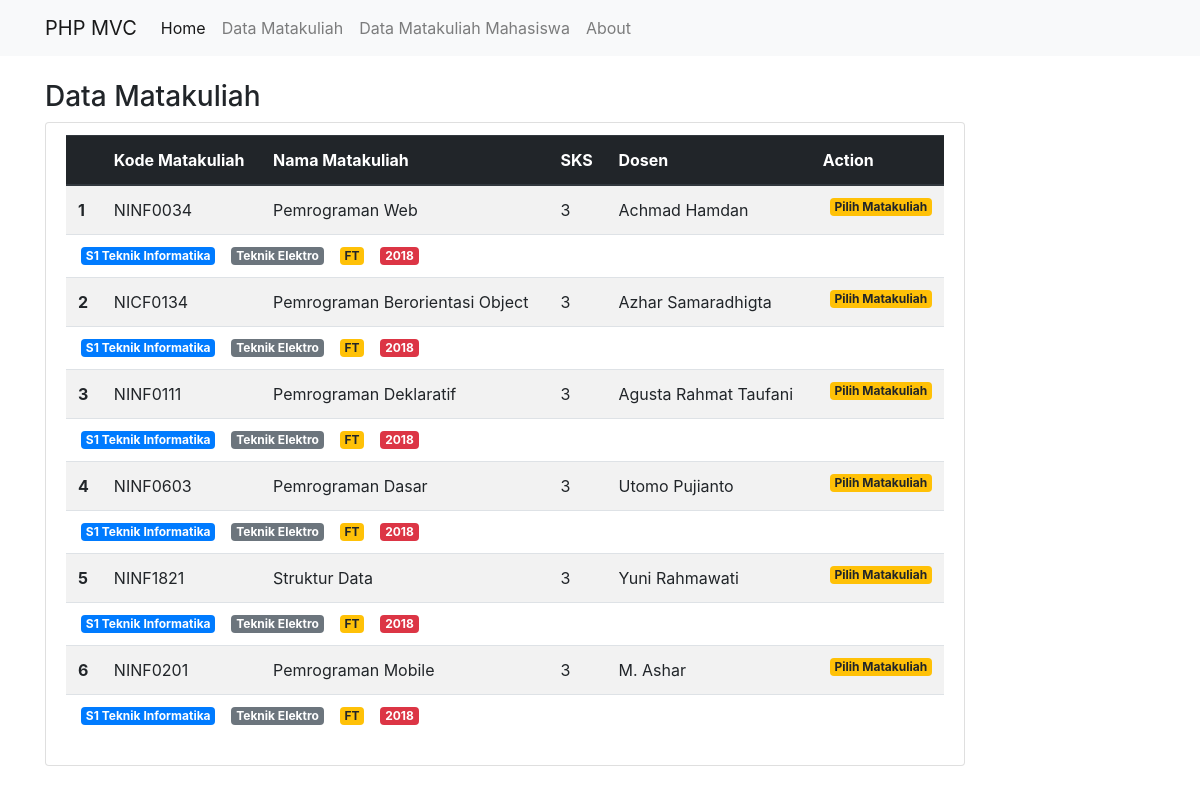
The page /public/matakuliah on the database its author committed.
### tables this page shows
CREATE TABLE `matakuliah` (
  `id` int(11) NOT NULL,
  `kode_mk` varchar(225) NOT NULL,
  `nama_mk` varchar(255) NOT NULL,
  `sks` varchar(255) NOT NULL,
  `dosen_mk` varchar(255) NOT NULL
);

### app/core/Controller.php (called while the page is built, shortened)
<?php
class Controller {
    public function view($view, $data = [])
    {
        require_once '../app/views/' . $view . '.php';
    }
    public function model($model)
    {
        return new $model;
    }
}

### app/controllers/Matakuliah.php (called while the page is built, shortened)
<?php
class Matakuliah extends Controller {
    public function index()
    {
        $data['judul'] = 'Daftar Matakuliah';
        $data['mkt'] = $this->model('Matakuliah_model')->getAllMatakuliah();
        $this->view('templates/header', $data);
        $this->view('matakuliah/index', $data);
        $this->view('templates/footer');
    }
}

### app/core/App.php (called while the page is built, shortened)
<?php
class App
{
    protected $method = 'index';
    protected $params = [];
    public function __construct()
    {
        $this->controller = new $this->controller;
        call_user_func_array([$this->controller, $this->method], $this->params);
    }
}

### public/index.php (called while the page is built, shortened)
<?php
$app = new App;

### app/core/Database.php (called while the page is built, shortened)
<?php
class Database {
    private $host = DB_HOST;
    private $user = DB_USER;
    private $pass = DB_PASS;
    private $db_name = DB_NAME;
    private $dbh;
    private $stmt;
    public function __construct()
    {
        $dsn = 'mysql:host=' . $this->host . ';dbname=' . $this->db_name;
        $option = [
            PDO::ATTR_PERSISTENT => true,
            PDO::ATTR_ERRMODE => PDO::ERRMODE_EXCEPTION
        ];
        try {
            $this->dbh = new PDO($dsn, $this->user, $this->pass, $option);
        } catch(PDOException $e) {
            die($e->getMessage());
        }
    }
    public function query($query)
    {
        $this->stmt = $this->dbh->prepare($query);
    }
    public function execute()
    {
        $this->stmt->execute();
    }
    public function resultSet()
    {
        $this->execute();
        return $this->stmt->fetchAll(PDO::FETCH_ASSOC);
    }
}

### app/models/Matakuliah_model.php (called while the page is built, shortened)
<?php
class Matakuliah_model
{
    private $table = 'matakuliah';
    private $db;
    public function __construct()
    {
        $this->db = new Database;
    }
    public function getAllMatakuliah()
    {
        $this->db->query('SELECT * FROM ' . $this->table);
        return $this->db->resultSet();
    }
}

### app/views/matakuliah/index.php (the view, shortened to what this page needs)
<div class="container mt-4">
    <div class="row">
        <div class="col-lg-10">
        <h3>Data Matakuliah</h3>
            <ul class="list-group">
                <li class="list-group-item">
                    <table class="table table-striped">
                        <thead class="thead-dark">
                            <tr>
                            <th scope="col">  </th>
                            <th scope="col">Kode Matakuliah</th>
                            <th scope="col">Nama Matakuliah</th>
                            <th scope="col">SKS</th>
                            <th scope="col">Dosen</th>
                            <th scope="col">Action</th>
                            </tr>
                        </thead>
                        <tbody>
                        <?php foreach( $data['mkt'] as $mkt ) : ?>
                            <tr>
                            <th scope="row"><?= $mkt['id']; ?></th>
                            <td><?= $mkt['kode_mk']; ?></td>
                            <td><?= $mkt['nama_mk']; ?></td>
                            <td><?= $mkt['sks']; ?></td>
                            <td><?= $mkt['dosen_mk']; ?></td>
                            <td>
                            <a href="<?= BASEURL; ?>/mahasiswa/ubah/<?= $mkt['id']; ?>" class="badge badge-warning float-right tampilModalUbah" data-toggle="modal" data-target="#formModal" data-id="<?= $mkt['id']; ?>">Pilih Matakuliah</a>
                            </td>
                            </tr>
                            <tr>
                                <td colspan="6">
                                <span class="badge badge-primary float-left">S1 Teknik Informatika</span>
                                <span class="badge badge-secondary float-left ml-3">Teknik Elektro</span>
                                <span class="badge badge-warning float-left ml-3">FT</span>
                                <span class="badge badge-danger float-left ml-3">2018</span>
                                </td>
                            </tr>
                        <?php endforeach; ?>
                        </tbody>
                    </table>
                </li>
            </ul>
        </div>
    </div>
</div>

### app/views/templates/header.php (shortened to what this page needs)
<!DOCTYPE html>
<html lang="en">
<head>
  <link rel="stylesheet" href="<?= BASEURL; ?>/css/bootstrap.css">
  <link rel="stylesheet" href="<?= BASEURL; ?>/css/style.css">
</head>
<body>
  <nav class="navbar navbar-expand-lg navbar-light bg-light">
    <div class="container">
      <a class="navbar-brand" href="<?= BASEURL; ?>">PHP MVC</a>
      <div class="collapse navbar-collapse" id="navbarNavAltMarkup">
        <div class="navbar-nav">
          <a class="nav-item nav-link active" href="<?= BASEURL; ?>">Home <span class="sr-only">(current)</span></a>
          <a class="nav-item nav-link" href="<?= BASEURL; ?>/matakuliah">Data Matakuliah</a>
          <a class="nav-item nav-link" href="<?= BASEURL; ?>/mahasiswa">Data Matakuliah Mahasiswa</a>
          <a class="nav-item nav-link" href="<?= BASEURL; ?>/about">About</a>
        </div>
      </div>
    </div>
  </nav>

### app/views/templates/footer.php (shortened to what this page needs)
</body>
</html>

### public/css/style.css (style rules this page uses)
.badge { margin-left: 3px; }

### rows shown on the page
matakuliah: id "1", kode_mk "NINF0034", nama_mk "Pemrograman Web", sks "3", dosen_mk "Achmad Hamdan"
matakuliah: id "2", kode_mk "NICF0134", nama_mk "Pemrograman Berorientasi Object", sks "3", dosen_mk "Azhar Samaradhigta"
matakuliah: id "3", kode_mk "NINF0111", nama_mk "Pemrograman Deklaratif", sks "3", dosen_mk "Agusta Rahmat Taufani"
matakuliah: id "4", kode_mk "NINF0603", nama_mk "Pemrograman Dasar", sks "3", dosen_mk "Utomo Pujianto"
matakuliah: id "5", kode_mk "NINF1821", nama_mk "Struktur Data", sks "3", dosen_mk "Yuni Rahmawati"
matakuliah: id "6", kode_mk "NINF0201", nama_mk "Pemrograman Mobile", sks "3", dosen_mk "M. Ashar"
